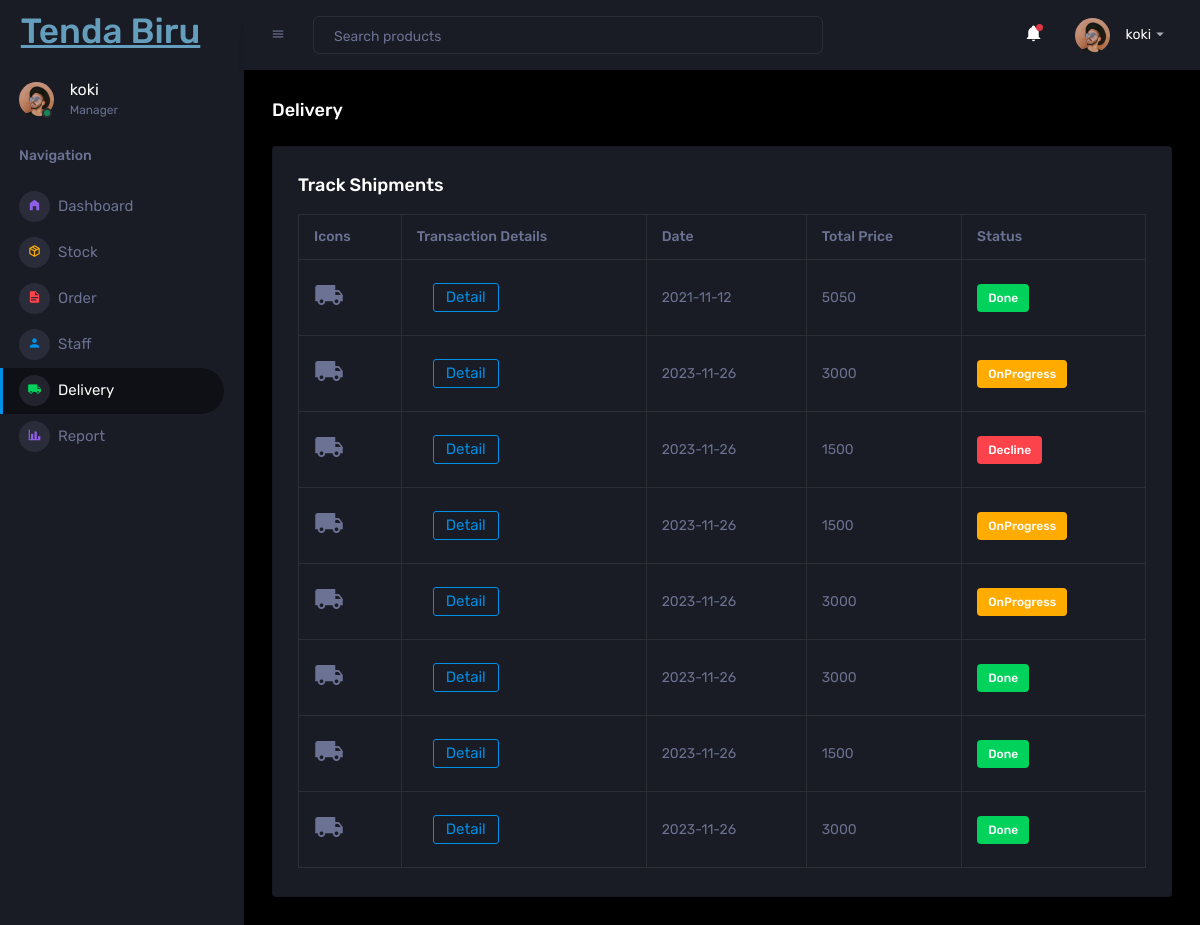
The page /pages/manager/delivery.php (signed in) on the database as committed earlier.
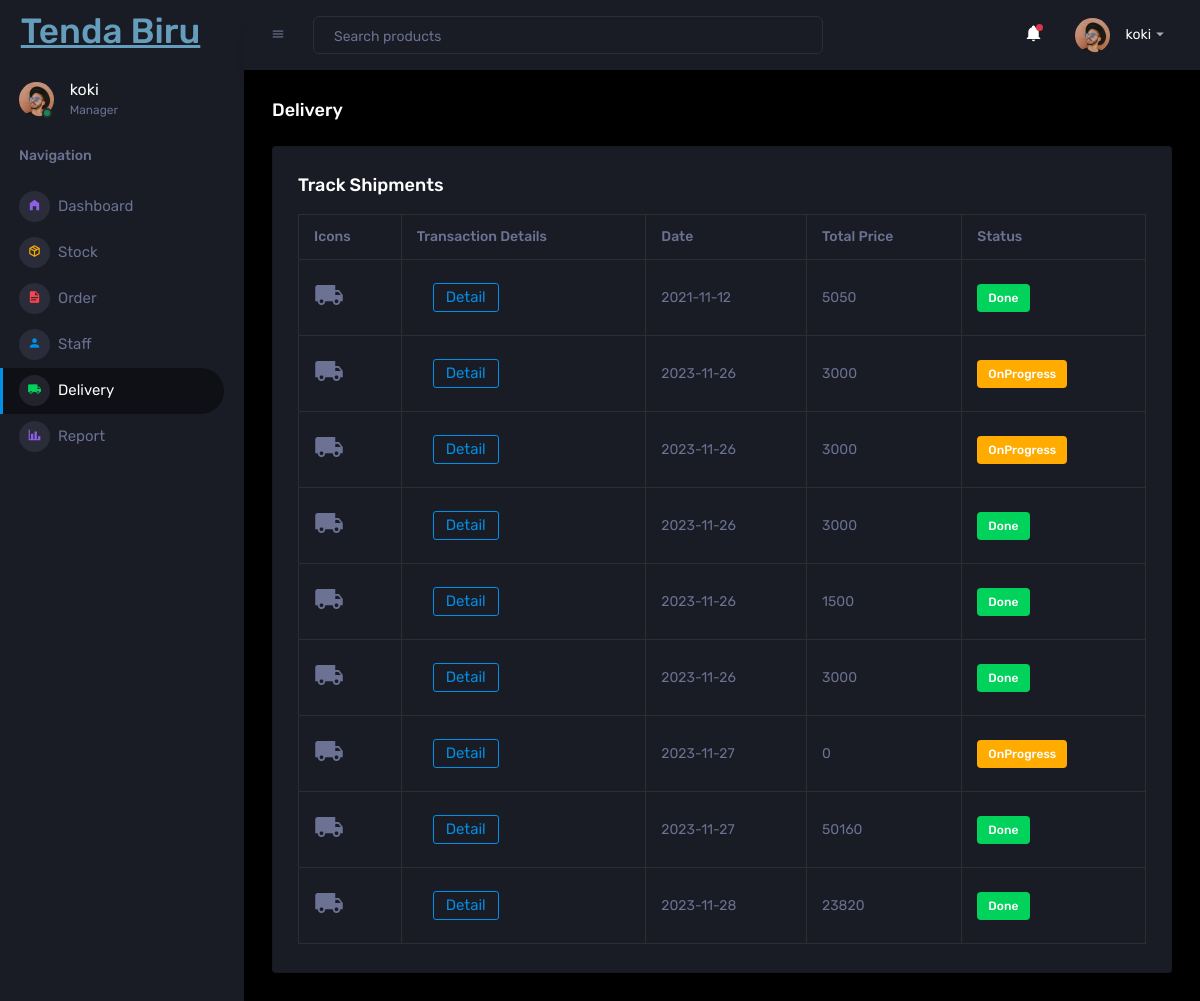
The same page on the database as committed later.
### tables this page shows
CREATE TABLE IF NOT EXISTS `transaksi` (
  `idTransaksi` int(11) NOT NULL AUTO_INCREMENT,
  `tanggalTransaksi` date DEFAULT NULL,
  `totalHarga` int(11) DEFAULT NULL,
  `status` int(11) DEFAULT NULL,
  `statusReq` int(11) DEFAULT NULL,
  `isKokiReq` int(11) DEFAULT NULL,
  PRIMARY KEY (`idTransaksi`)
);

### pages/manager/functions.php (called while the page is built, shortened)
<?php
	$conn = mysqli_connect("localhost", "root", "", "db_tendabiru");
	function read_data($query){
		$transaksi = [];
		global $conn;
		$result = mysqli_query($conn, $query);
		while ($data = mysqli_fetch_assoc($result)){
			$transaksi[] = $data;
		}
		return $transaksi;
	}
?>

### pages/manager/delivery.php (the view, shortened to what the changed rows need)
<?php
require 'functions.php';
$riwayattransaksi = read_data("SELECT *
                  FROM transaksi
                  WHERE
                  statusReq=1 AND
                  status IN (2,3,4)");
$status = ["0"=>"Unapprove", "1"=>"Pending", "2"=>"OnProgress", "3"=>"Done", "4"=>"Decline"];
$statusclass = ["0"=>"badge badge-grey",
                "1"=>"badge badge-grey",
                "2"=>"badge badge-warning",
                "3"=>"badge badge-success",
                "4"=>"badge badge-danger"];
?>
<!DOCTYPE html>
<html lang="en">
  <head>
    <link rel="stylesheet" href="../../assets/vendors/mdi/css/materialdesignicons.min.css">
    <link rel="stylesheet" href="../../assets/vendors/css/vendor.bundle.base.css">
    <link rel="stylesheet" href="../../assets/css/style.css">
  </head>
  <body>
    <div class="container-scroller">
      <nav class="sidebar sidebar-offcanvas" id="sidebar">
        <div class="sidebar-brand-wrapper d-none d-lg-flex align-items-center justify-content-center fixed-top">
          <a class="sidebar-brand brand-logo" href="../../index.php" style="color: #659DBD;"><h1>Tenda Biru</h1></a>
        </div>
      </nav>
      <div class="container-fluid page-body-wrapper">
        <div class="main-panel">
          <div class="content-wrapper">
            <div class="row">
              <div class="col-lg-12 grid-margin stretch-card">
                <div class="card">
                  <div class="card-body">
                    <div class="table-responsive">
                      <table class="table table-bordered">
                        <thead>
                          <tr>
                            <th> Icons </th>
                            <th> Transaction Details </th>
                            <th> Date </th>
                            <th> Total Price </th>
                            <th> Status </th>
                          </tr>
                        </thead>
                        <tbody>
                          <?php foreach ($riwayattransaksi as $trs) : ?>
                          <tr>
                            <td style="size: 100px;">
                              <i  class="mdi mdi-truck" style="font-size: 30px;"></i>
                            </td>
                            <td>
                              <a class="nav-link" href="orderdetail.php?id=<?= $trs["idTransaksi"]?>">
                                <button type="button" class="btn btn-outline-primary btn-icon-text"> Detail </button>
                              </a>
                            </td>
                            <td>
                              <?= $trs["tanggalTransaksi"] ?>
                            </td>
                            <td>
                              <?= $trs["totalHarga"]; ?>
                            </td>
                            <td>
                                <label class="<?= $statusclass[$trs['status']] ?>"><?= $status[$trs["status"]] ?></label>
                            </td>
                          </tr>
                          <?php endforeach; ?>
                        </tbody>
                      </table>
                    </div>
                  </div>
                </div>
              </div>
        </div>
      </div>
    </div>
  </body>
</html>

Rows that differ between the two databases and show on the page:
removed transaksi: tanggalTransaksi "2023-11-26", totalHarga "1500", status "Decline"
removed transaksi: tanggalTransaksi "2023-11-26", totalHarga "1500", status "OnProgress"
now on this page (row edited): transaksi: tanggalTransaksi "2023-11-27", totalHarga "0", status "OnProgress"
added transaksi: tanggalTransaksi "2023-11-27", totalHarga "50160", status "Done"
added transaksi: tanggalTransaksi "2023-11-28", totalHarga "23820", status "Done"
